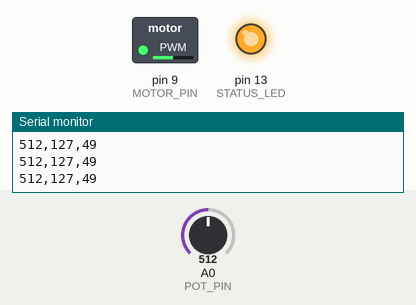
Recording of a sketch running on a simulated Arduino Uno, built with avr-gcc and run on an emulated ATmega328P. Shown: switched loads named in the sketch (green lamp = pin HIGH), output pins drawn as LEDs (lit = HIGH), the last lines printed to the serial monitor. The test bench sets the inputs (shaded band); at power-on: A0 (POT_PIN) = 512.

Above: at 1.2 s.
1.3 s: A0 (POT_PIN) set to 716
At 2.4 s:
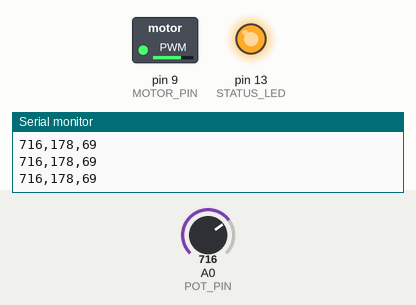
2.8 s: A0 (POT_PIN) set to 900
At 4.0 s:
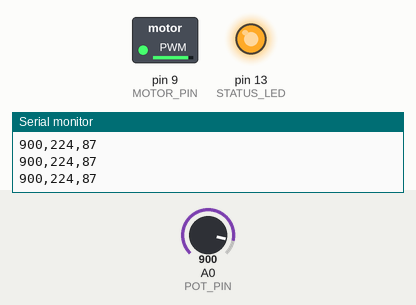
4.3 s: A0 (POT_PIN) set to 122
At 5.4 s:
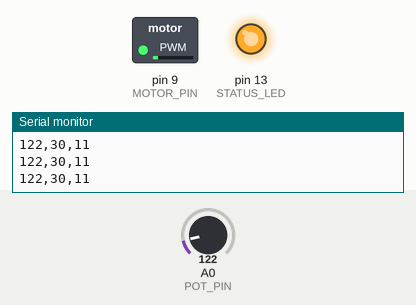
5.8 s: A0 (POT_PIN) set to 0
At 7.0 s:
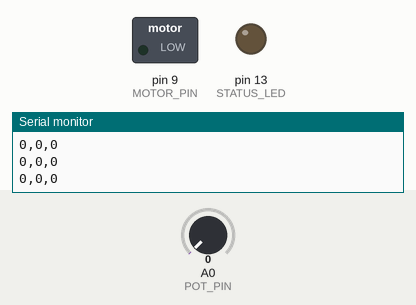
7.3 s: A0 (POT_PIN) set to 511
At 7.6 s:
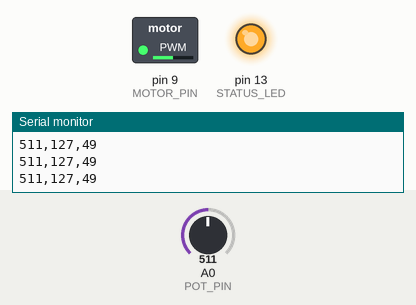
Timing chart, 0 to 9.8 s (numbered marks = the images above; inputs shaded):
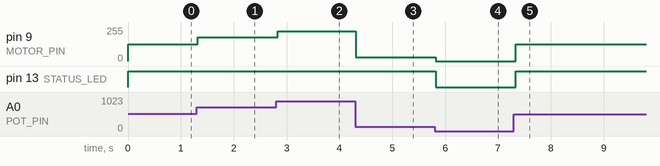

The sketch:

pot_transistor_control.ino
```cpp
/*
 * Potentiometer-Based Transistor Load Control
 * -------------------------------------------
 * Reads a potentiometer on A0 and sets the PWM duty cycle on D9, which
 * drives a low-side transistor switching a DC motor.
 *
 * Controller used in the reconstructed implementation: Arduino Uno.
 *
 * Wiring:
 *   Pot wiper -> A0 (outer pins to 5V / GND)
 *   D9 -> 1k -> TIP120 base, 10k base pull-down to GND
 *   Motor between motor V+ and TIP120 collector, emitter to GND
 *   1N4007 across the motor (cathode to V+)
 *   D13 -> 220R -> red LED -> GND
 *   Motor supply GND tied to Arduino GND
 *
 * NEVER connect the motor directly to an Arduino pin.
 */

const int POT_PIN    = A0;
const int MOTOR_PIN  = 9;    // Timer1 PWM, ~490 Hz
const int STATUS_LED = 13;

void setup() {
  pinMode(MOTOR_PIN, OUTPUT);
  pinMode(STATUS_LED, OUTPUT);
  analogWrite(MOTOR_PIN, 0);       // motor off at boot

  Serial.begin(9600);
  Serial.println(F("adc,pwm,duty_percent"));
}

void loop() {
  int sensorValue = analogRead(POT_PIN);                 // 0..1023
  int outputValue = map(sensorValue, 0, 1023, 0, 255);   // 0..255

  analogWrite(MOTOR_PIN, outputValue);
  digitalWrite(STATUS_LED, outputValue > 0);

  // CSV so the input/output relationship can be plotted
  Serial.print(sensorValue);
  Serial.print(',');
  Serial.print(outputValue);
  Serial.print(',');
  Serial.println(outputValue * 100 / 255);

  delay(50);
}
```

Measured:
- after the input at 1.3 s, pin 9 (MOTOR_PIN): 127/255 → 178/255 at once
- after the input at 2.8 s, pin 9 (MOTOR_PIN): 178/255 → 224/255 at once
- after the input at 4.3 s, pin 9 (MOTOR_PIN): 224/255 → 30/255 at once
- after the input at 5.8 s, pin 9 (MOTOR_PIN): 30/255 → 0/255 at once; pin 13 (STATUS_LED): HIGH → LOW at once
- after the input at 7.3 s, pin 9 (MOTOR_PIN): 0/255 → 127/255 at once; pin 13 (STATUS_LED): LOW → HIGH at once
